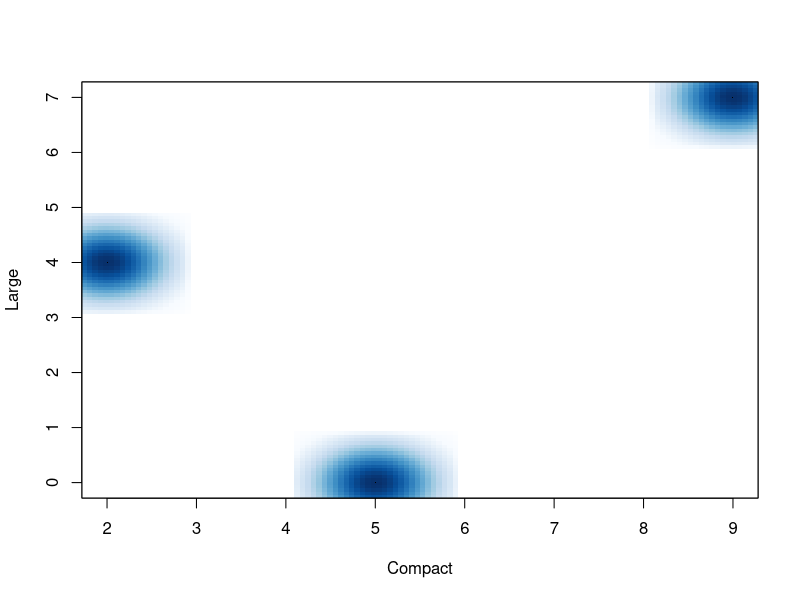
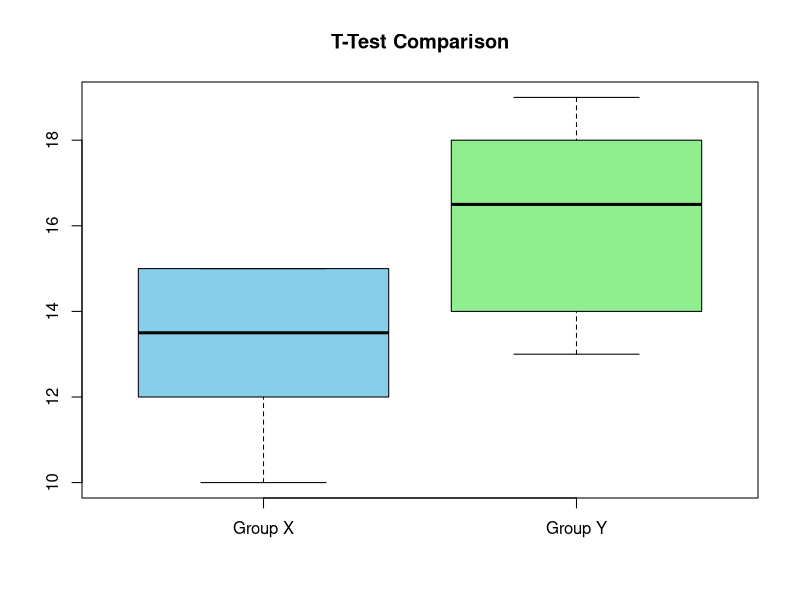
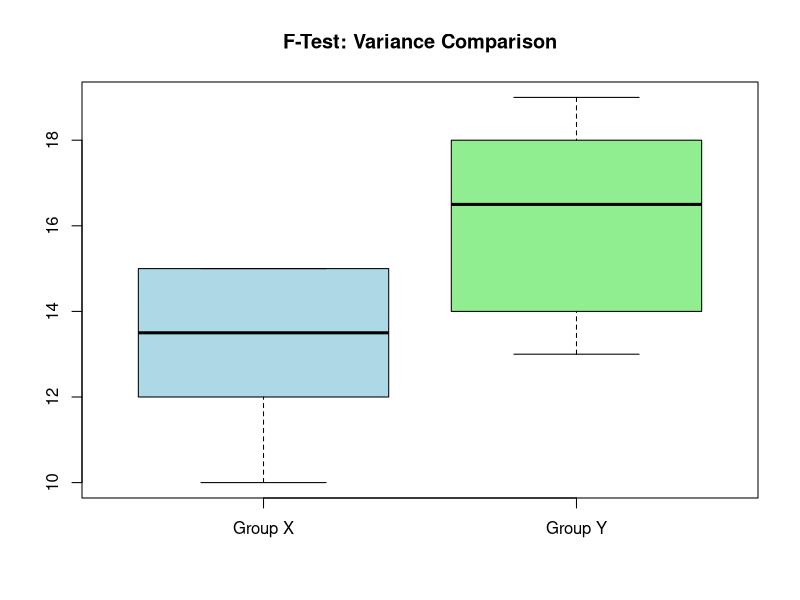

Write R code to recreate these figures, in order.
library("MASS")
print(str(Cars93))
car_data<-data.frame(Cars93$AirBags,Cars93$Type)
car_data<-table(Cars93$AirBags,Cars93$Type)
print(car_data)
smoothScatter(car_data)
print(chisq.test(car_data))
# t-test
x<-c(12,15,14,10,13,15)
y<-c(14,18,13,16,17,19)
t_test_result<-t.test(x,y)
print(t_test_result)
boxplot(x,y,names=c("Group X","Group Y"),main="T-Test Comparison",col=c("skyblue","lightgreen"))
# f-test
x <- c(12,15,14,10,13,15)
y <- c(14,18,13,16,17,19)
# Perform F-test for equality of variances
f_test_result <- var.test(x, y)
# Print result
print(f_test_result)
# Visualize data
boxplot(x, y,
        names = c("Group X", "Group Y"),
        main = "F-Test: Variance Comparison",
        col = c("lightblue", "lightgreen"))
